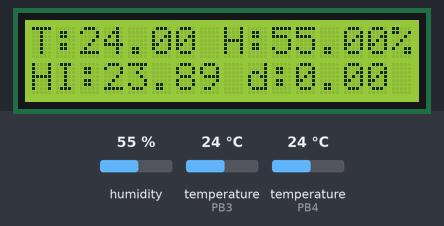
A program run on a simulated STM32 Blue Pill. Parts: 16×2 character LCD. The test bench sets the inputs (shaded band); at power-on: humidity 55 %, temperature (sensors on PB3, PB4) 24 °C.

Above: at 1.4 s.
1.5 s: humidity set to 22 %
At 3.5 s:
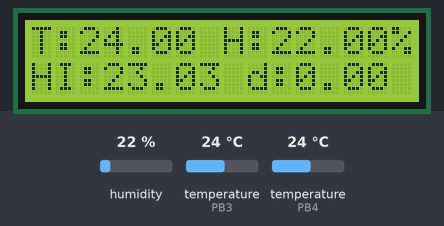
4.6 s: temperature (sensor on PB3) set to 12 °C
At 6.2 s:
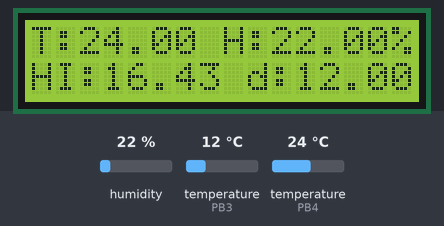
7.6 s: temperature (sensor on PB4) set to 12 °C
At 11.2 s:
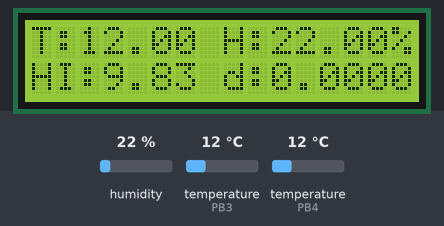
11.5 s: temperature (sensor on PB3) set to 19 °C
At 12.9 s:
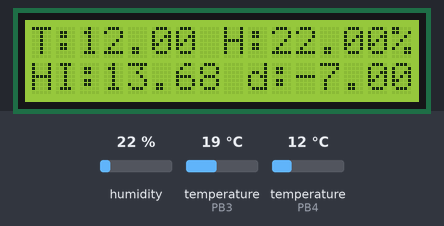
14.5 s: humidity set to 40 %
At 18.1 s:
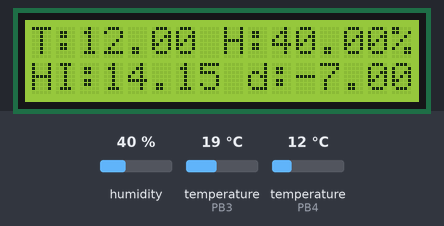
18.4 s: temperature (sensor on PB3) set to 28 °C
At 19.6 s:
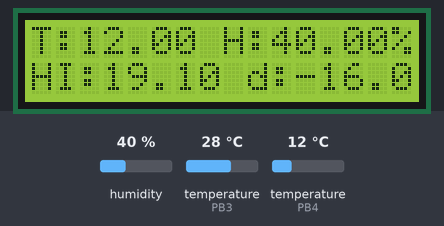
Timing chart, 0 to 21.4 s (numbered marks = the images above; inputs shaded):
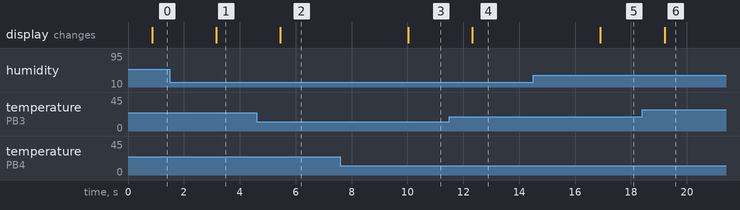

The program:

main.cpp
```cpp
#include <Arduino.h>
#include <LiquidCrystal.h>
#include <OneWire.h>
#include <DallasTemperature.h>
#include <DHT.h>

#define RS_PIN PA0
#define RW_PIN PA1
#define ENABLE_PIN PA2
#define D4_PIN PA3
#define D5_PIN PA4
#define D6_PIN PA5
#define D7_PIN PA6
#define ONEWIRE_BUS PB3

#define DHTPIN PB4
#define DHTTYPE DHT11

LiquidCrystal lcd(RS_PIN, ENABLE_PIN, D4_PIN, D5_PIN, D6_PIN, D7_PIN);

DHT dht(DHTPIN, DHTTYPE);

OneWire oneWire(ONEWIRE_BUS);
DallasTemperature sensor(&oneWire);

void setup()
{
  sensor.begin();
  dht.begin();
  lcd.begin(16, 2);
  lcd.setCursor(0, 0);
}

void loop()
{
  // Reading temperature or humidity takes about 250 milliseconds!
  // Sensor readings may also be up to 2 seconds 'old' (its a very slow sensor)
  float h = dht.readHumidity();
  // Read temperature as Celsius (the default)
  float t = dht.readTemperature();

  // old sensor 2
  sensor.requestTemperatures();
  float t2 = sensor.getTempCByIndex(0);

  if (isnan(h) || isnan(t)) {
    Serial.println(F("Failed to read from DHT sensor!"));
    return;
  }

  float t_avg = (t + t2) / 2;

  float hic = dht.computeHeatIndex(t_avg, h, false);

  lcd.setCursor(0, 0);
  // print the temperature in Celsius
  lcd.print("T:");
  lcd.print(t);
  lcd.print(" ");
  lcd.print("H:");
  lcd.print(h);
  lcd.print("%");

  lcd.setCursor(0, 1);
  // print the number of seconds since reset:
  // lcd.print(temp);
  lcd.print("HI:");
  lcd.print(hic);
  lcd.print(" ");
  lcd.print("d:");
  lcd.print(t-t2);

  delay(1500);
}
```

Measured:
- after the input at 1.5 s, the display: changes after 1.7 s (image 1)
- after the input at 4.6 s, the display: changes after 0.85 s (image 2)
- after the input at 7.6 s, the display: changes after 2.4 s (image 3)
- after the input at 11.5 s, the display: changes after 0.83 s (image 4)
- after the input at 14.5 s, the display: changes after 2.4 s (image 5)
- after the input at 18.4 s, the display: changes after 0.80 s (image 6)
